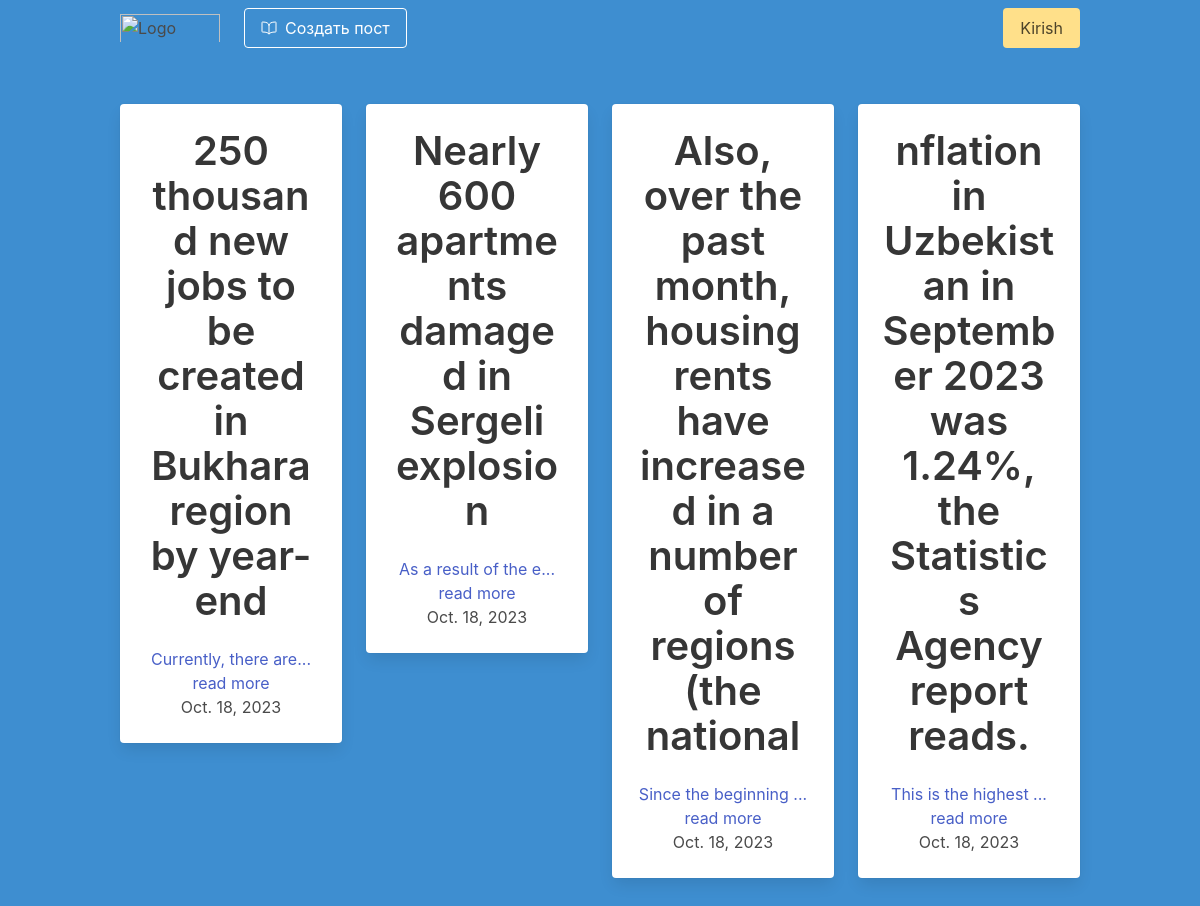
The page / on the database its author committed.
### crudapp/models.py (models this page shows, shortened)
class Article(models.Model):
    title = models.CharField(max_length=250)
    text = models.TextField()
    slug = models.SlugField(unique=True)
    date = models.DateField(auto_now=True)
    thumb = models.ImageField(blank=True)
    author = models.ForeignKey(User, default=None, on_delete=models.CASCADE)
    def snippet(self):
        return self.text[:20] + '... read more'

### crudapp/views.py (the view)
# urls.py: path('',article_func, name="article_func"),
def article_func(request):
    articles = Article.objects.all()
    return render(request, 'articles_list.html', {'articles':articles})

### templates/articles_list.html
{% extends 'base.html' %}
{% load static %}
{% block content %}
<div class="container">
    <div class="columns is-multiline  is-centered">
        {% for article in articles %}
        <div class="column is-3">
            <div class="card has-text-centered">
                <div class="card-content">
                    <div class="media">
                        <div class="media-content">
                            <p class="title has-text-dark is-2">
                                {{ article.title }}
                            </p>
                        </div>
                    </div>
                    <div class="content ">
                        <a href="{% url 'article_detail' article.slug %}">
                            {{ article.snippet }}
                        </a>
                        <br>
                        <div>{{ article.date }}</div>
                    </div>
                </div>
            </div>
        </div>
        {% endfor %}
    </div>
</div>
{% endblock %}

### templates/base.html (shortened to what this page needs)
{% load static %}
<head>
    <link rel="stylesheet" href="{% static 'style.css' %}">
    <link rel="stylesheet" href="{% static 'bulma.css' %}">
    <link rel="stylesheet" href="https://cdnjs.cloudflare.com/ajax/libs/bulma/0.9.4/css/bulma.min.css"
 />
    <link rel="stylesheet" href="https://cdnjs.cloudflare.com/ajax/libs/bulma/0.9.4/css/bulma.min.css"
 />
    <link rel="stylesheet" href="https://cdnjs.cloudflare.com/ajax/libs/bulma/0.9.4/css/bulma.min.css"
 />
</head>
<body>
    <section class="hero has-background-info is-fullheight">
        <div class="hero-head">
            <header class="navbar">
                <div class="container">
                    <div class="navbar-brand">
                        <a class="navbar-item" href="{% url 'article_func' %}">
                            <img src="{% static 'images/monday.svg' %}" width="100" alt="Logo">
                        </a>
                    </div>
                    <div id="navbarMenuHeroC" class="navbar-menu">
                        <div class="navbar-start">
                            <span class="navbar-item">
                                <a href="{% url 'article_create' %}" class="button is-info is-outlined is-inverted">
                                <span class="mr-2">
                                    <ion-icon name="book-outline"></ion-icon>
                                </span>
                                <span>Создать пост</span>
                                </a>
                            </span>
                        </div>
                        <div class="navbar_end">
                            {%if user.is_authenticated%}
                            <span class="navbar-item">
                                <a href="{% url 'sign_out'  %}" class="button is-warning">Sign out</a>
                            </span>
                            {% else %}
                            <span class="navbar-item">
                                <a href="{% url 'sign_in'  %}" class="button is-warning">Kirish</a>
                            </span>
                            {% endif %}
                        </div>
                    </div>
                </div>
            </header>
        </div>
        <div class="hero-body">
            {% block content %}
            {% endblock %}
        </div>
    </section>
</body>
</html>

### rows shown on the page
Article: title "250 thousand new jobs to be created in Bukhara region by year-end", snippet "Currently, there are... read more", date "Oct. 18, 2023"
Article: title "Nearly 600 apartments damaged in Sergeli explosion", snippet "As a result of the e... read more", date "Oct. 18, 2023"
Article: title "Also, over the past month, housing rents have increased in a number of regions (the national", snippet "Since the beginning ... read more", date "Oct. 18, 2023"
Article: title "nflation in Uzbekistan in September 2023 was 1.24%, the Statistics Agency report reads.", snippet "This is the highest ... read more", date "Oct. 18, 2023"
